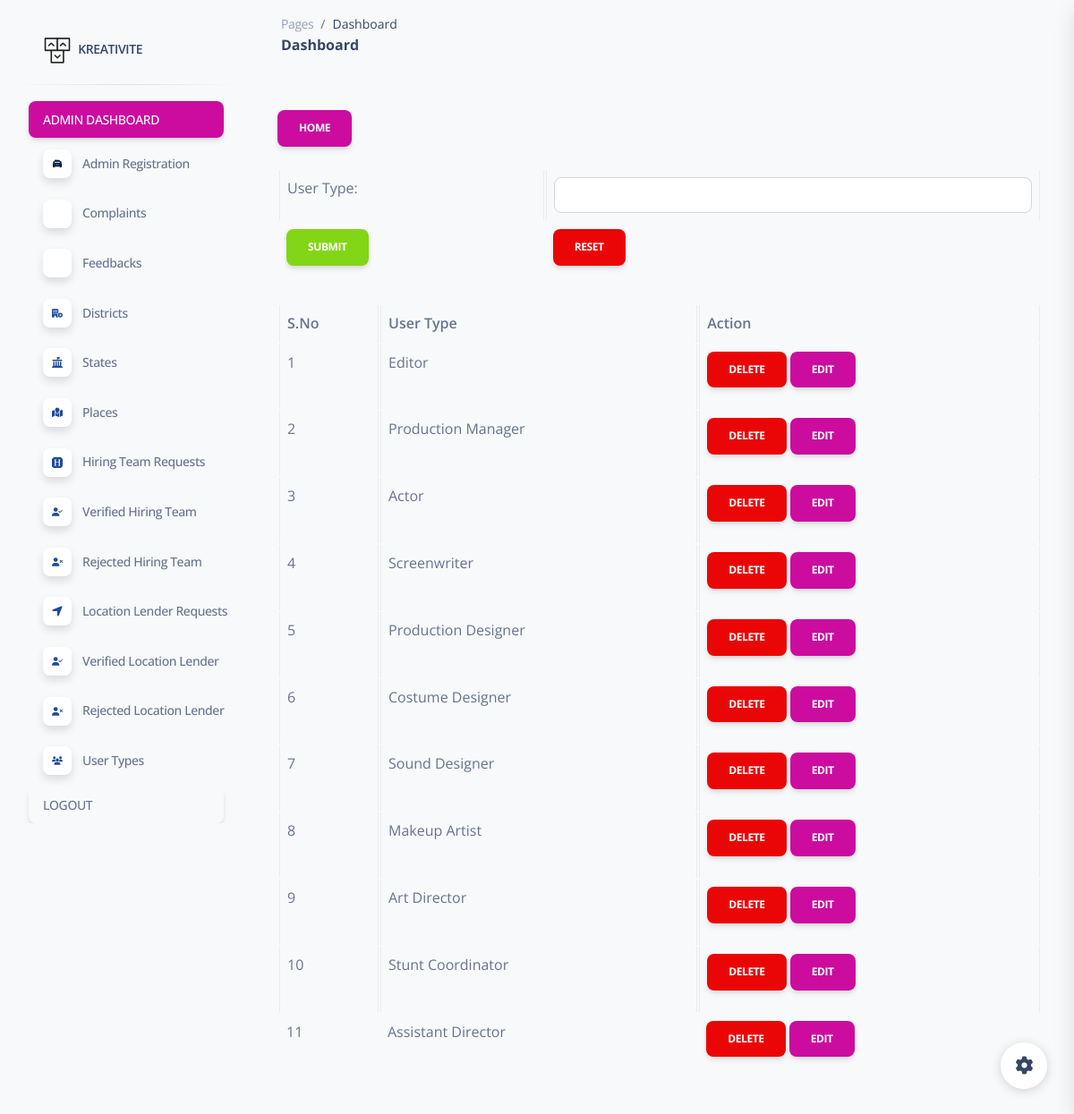
The app's page /Web/Admin/UserType.php with its own data.
### tables this page shows
CREATE TABLE `tbl_usertype` (
  `usertype_id` int(11) NOT NULL,
  `usertype_name` varchar(50) NOT NULL
);

### Web/Admin/UserType.php (the view, shortened to what this page needs)
<?php
include('Head.php');
?>
<?php
include("../Assets/Connection/connection.php");
$ename="";
?>
<!DOCTYPE html PUBLIC "-//W3C//DTD XHTML 1.0 Transitional//EN" "http://www.w3.org/TR/xhtml1/DTD/xhtml1-transitional.dtd">
<html xmlns="http://www.w3.org/1999/xhtml">
<head>
</head>
<body>
<div class="container mt-4">
        <a href="Homepage.php" class="btn btn-primary mb-4">Home</a>
        <form method="POST">
            <table class="table table-bordered" align="center">
                <tr>
                    <td>User Type:</td>
                    <td><input required  type="text" name="userType" id="userType" required="required" class="form-control" value="<?php echo $ename ?>" /></td>
                </tr>
                <tr>
                    <td><input type="submit" value="Submit" name="btn_submit" id="btn_submit" class="btn btn-success" /></td>
                    <td><input type="reset" value="Reset" name="btn_reset" id="btn_reset" class="btn btn-danger" /></td>
                </tr>
            </table>
        </form>
        <table class="table table-bordered" align="center">
            <tr>
                <th>S.No</th>
                <th>User Type</th>
                <th>Action</th>
            </tr>
            <?php
            $i = 0;
            $selUsertypeQuery = "SELECT * FROM tbl_usertype";
            $usertypeData = $con->query($selUsertypeQuery);
            while ($usertypeRow = $usertypeData->fetch_assoc()) {
                $i++;
            ?>
                <tr>
                    <td><?php echo $i ?></td>
                    <td><?php echo $usertypeRow["usertype_name"] ?></td>
                    <td>
                        <a href="UserType.php?DelId=<?php echo $usertypeRow["usertype_id"] ?>" class="btn btn-danger">Delete</a>
                        <a href="UserType.php?edit=<?php echo $usertypeRow["usertype_id"] ?>" class="btn btn-primary">Edit</a>
                    </td>
                </tr>
            <?php
            }
            ?>
        </table>
    </div></body>
</html>
<?php
        include('Foot.php');
        ?>

### records on screen
tbl_usertype: usertype_name "Editor"
tbl_usertype: usertype_name "Production Manager"
tbl_usertype: usertype_name "Actor"
tbl_usertype: usertype_name "Screenwriter"
tbl_usertype: usertype_name "Production Designer"
tbl_usertype: usertype_name "Costume Designer"
tbl_usertype: usertype_name "Sound Designer"
tbl_usertype: usertype_name "Makeup Artist"
tbl_usertype: usertype_name "Art Director"
tbl_usertype: usertype_name "Stunt Coordinator"
tbl_usertype: usertype_name "Assistant Director"
